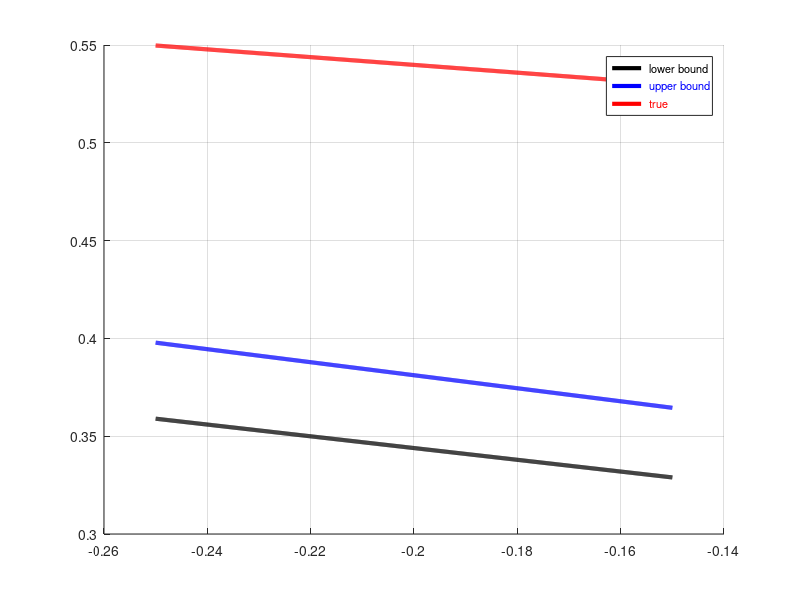

Source code (MATLAB):
% Plotting ibp bounds on erf functions

clc; clear; close;

load("linearsystem_5.mat")

% Probability distribution on hyperspace
figure
hold on
grid on

% Notice: this example is for transition from Xj to Xi
% where i = j = 1

for jj = 1:1%length(upper_partition)
    
    colors = {'b', 'k', 'm', 'r', 'c'};
    for ii = 1:1%length(upper_partition)
    
        x_space = linspace(lower_partition(jj), upper_partition(jj), 1000);
        
        % Bounds
        A_low = lower_probability_bounds_A(ii, jj, 1, :);
        b_low = lower_probability_bounds_b(ii, jj, :);

        A_up = upper_probability_bounds_A(ii, jj, 1, :);
        b_up = upper_probability_bounds_b(ii, jj, :);

        prob_bound_lower = A_low * x_space + b_low;
        prob_bound_upper = A_up * x_space + b_up;

        prob_true = zeros(1, length(x_space));
        sigma = 0.1;
        for pp = 1:length(x_space) 
            mu = 0.95*x_space(pp);
            prob_true(1, pp) = 1 - normcdf(x_space(pp), mu ,sigma);
        end

%         plot(x_space, prob_bound_lower, "LineWidth", 2, 'color', colors{ii})
%         plot(x_space, prob_bound_upper, "LineWidth", 2, 'Color', colors{ii})
        
        plot(x_space, prob_bound_lower, "LineWidth", 3, 'color', "k")
        plot(x_space, prob_bound_upper, "LineWidth", 3, 'Color', "b")

        plot(x_space, prob_true, "LineWidth", 3, 'Color', "r")
    
    end
end

labels = {'\color{black} lower bound', '\color{blue} upper bound', ...
    '\color{red} true'};
legend(labels, 'Location', 'NorthEast', 'FontSize', 8, ...
'TextColor', 'black');





